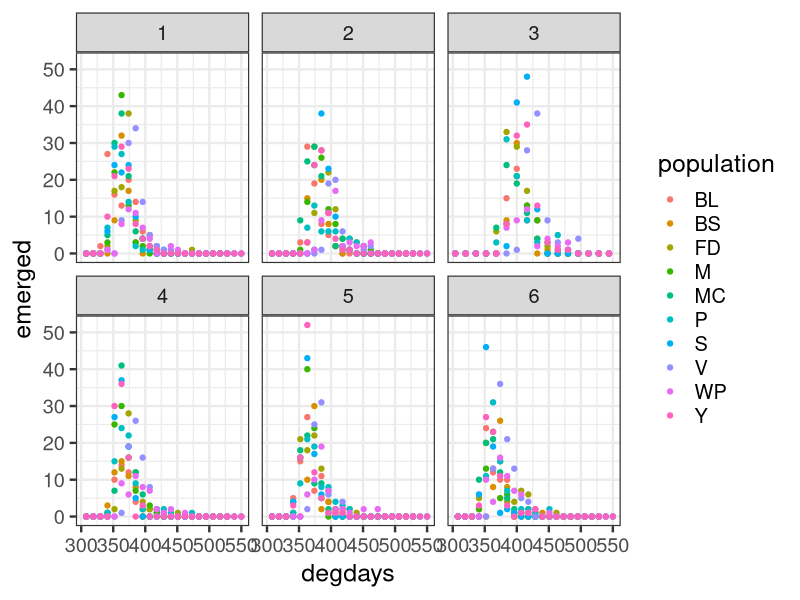
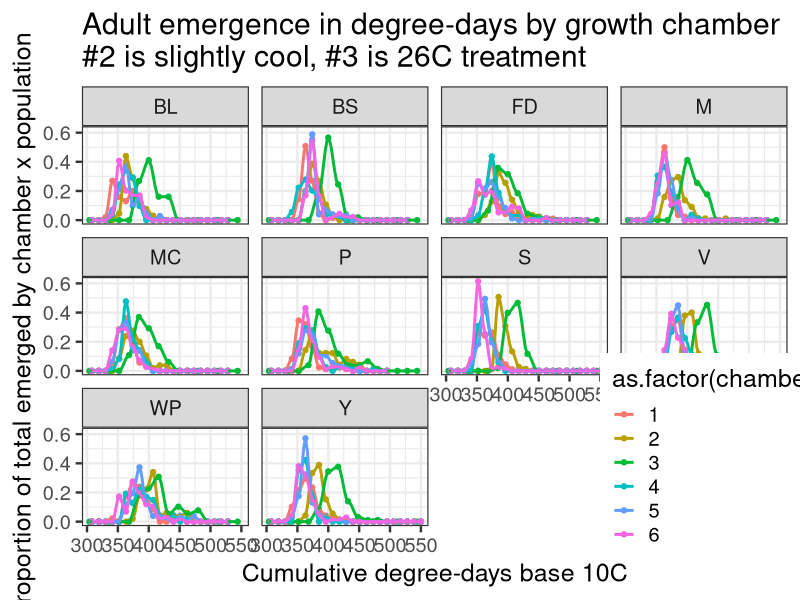
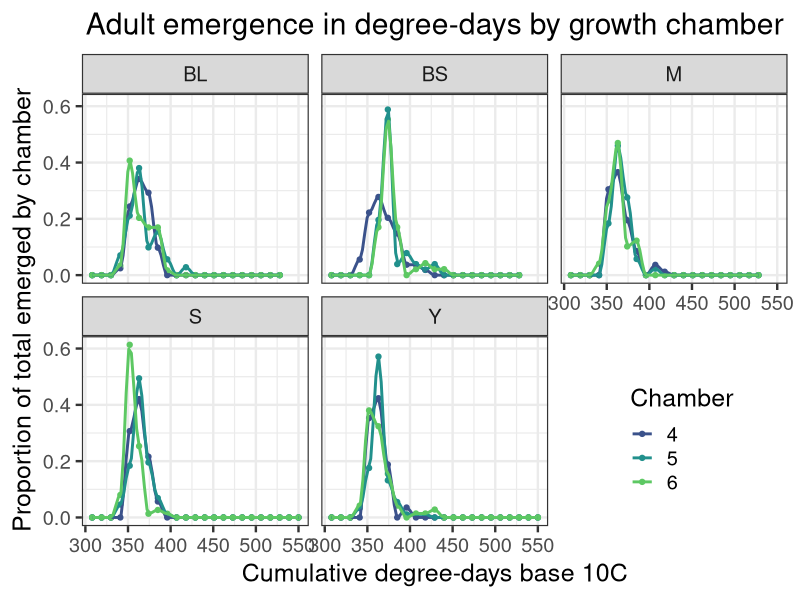
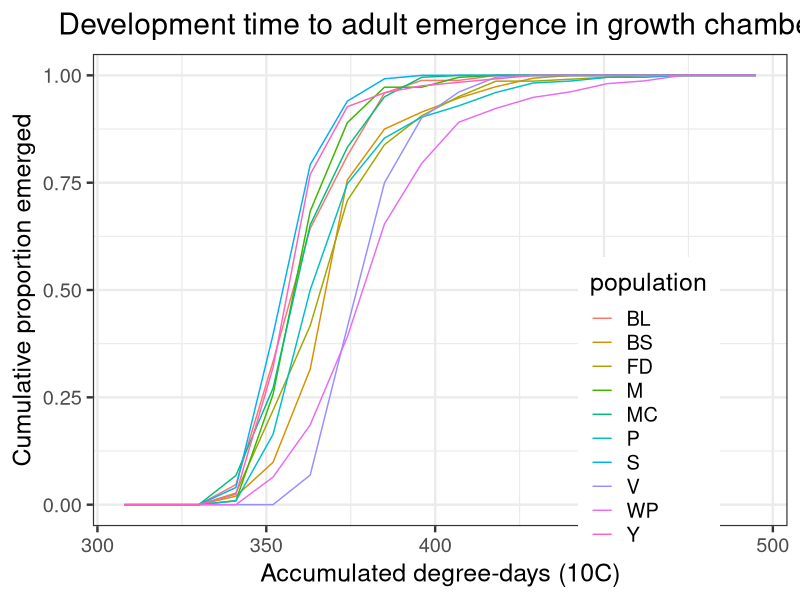

The R script that drew these images, in order:
pkgs <- c("lubridate", "dplyr", "tidyr",
          "stringr", "purrr", "ggplot2", "viridis")
# install.packages(pkgs) # install if needed
inst = lapply(pkgs, library, character.only = TRUE) # load them

theme_set(theme_bw(base_size = 18)) 


dat <- read.csv("data/galerucella_chamber_emergence_2018.csv", header = TRUE)

# reformat data from wide to long
df <- dat %>% 
  gather(date, count, X8.6.2018:X9.6.2018) %>% 
  mutate(date = mdy(gsub(pattern = "X", replacement = "", x = date)),
         ovip_date = dmy(paste0(ovip_date, "-2018"))) %>% 
  rowwise() %>% 
  mutate(degdays = (temperature - 10) * as.numeric(date - ovip_date)) %>% 
  group_by(chamber, temperature, photoperiod, population, degdays) %>% 
  summarise(emerged = sum(count, na.rm = TRUE)) %>% 
  filter(degdays <= 550 & degdays >= 300) %>% 
  group_by(chamber, population) %>% 
  mutate(tot_emerged = sum(emerged),
         prop_emerged = emerged / tot_emerged)


levels(df$population) <- c("Bellingham, WA", "Baskett-Slough, OR", "Ft. Drum, NY", "Montesano, WA",
                           "McArthur, CA", "Palermo, CA", "Sutherlin, OR", "Coeburn, VA", "West Point, NY",
                           "Yakima, WA")

# what's the average degree-day for emergence excluding cool chamber 2?
avgemerg <- df %>% 
  filter(chamber %in% c(1, 4, 5, 6)) %>% 
  group_by(population) %>% 
  summarise(meandd = weighted.mean(degdays, emerged)) %>% 
  arrange(meandd)
avgemerg

cdfemerg <- df %>% 
  filter(chamber %in% c(1, 4, 5, 6)) %>% 
  group_by(population, photoperiod) %>% 
  arrange(population, degdays) %>% 
  mutate(cumemerg = cumsum(emerged),
         cumprop = cumemerg / tot_emerged)


# plot of each chamber's counts by population
plt <- ggplot(df, aes(x = degdays, y = emerged, group = population, color = population)) + 
  geom_point() +
  # geom_smooth(method = "gam") +
  facet_wrap(~chamber)
plt

# better plot, emergence by chamber for each population in a separate facet
plt <- ggplot(df, aes(x = degdays, y = prop_emerged, group = interaction(population, chamber), color = as.factor(chamber))) + 
  geom_point() +
  geom_smooth(span = .15, se = FALSE) +
  facet_wrap(~population) + 
  ggtitle("Adult emergence in degree-days by growth chamber\n#2 is slightly cool, #3 is 26C treatment") +
  xlab("Cumulative degree-days base 10C") +
  ylab("Proportion of total emerged by chamber x population") +
  theme(legend.position = c(0.9, 0.175))
plt


df2 <- df %>% 
  filter(population %in% unique(df$population)[c(1, 2, 4, 7, 10)], chamber >= 4)
plt <- ggplot(df2, aes(x = degdays, y = prop_emerged, group = interaction(population, chamber), color = as.factor(chamber))) + 
  geom_point() +
  scale_color_viridis(name = "Chamber", discrete = TRUE, begin = .25, end = .75) +
  geom_smooth(span = .15, se = FALSE) +
  facet_wrap(~population) + 
  ggtitle("Adult emergence in degree-days by growth chamber") +
  xlab("Cumulative degree-days base 10C") +
  ylab("Proportion of total emerged by chamber") +
  theme(legend.position = c(0.85, 0.2), plot.title = element_text(hjust = 0.5))
plt



df3 <- df %>% 
  filter(chamber >= 4, degdays < 500) %>% 
  group_by(population, degdays) %>% 
  summarise(emerged = sum(emerged)) %>% 
  group_by(population) %>% 
  arrange(degdays) %>% 
  mutate(tot_emerged = sum(emerged),
         cum_emerged = cumsum(emerged),
         cdf = cum_emerged / tot_emerged)
  
  
plt <- ggplot(df3, aes(x = degdays, y = cdf, group = population, color = population)) +
  geom_line() +
  xlab("Accumulated degree-days (10C)") +
  ylab("Cumulative proportion emerged") +
  ggtitle("Development time to adult emergence in growth chamber") +
  theme(legend.position = c(0.8, 0.25), plot.title = element_text(hjust = 0.5))
plt

  
# 
# 
# # any difference in oviposition date?
# df <- dat %>% 
#   gather(date, count, X8.6.2018:X9.6.2018) %>% 
#   mutate(date = mdy(gsub(pattern = "X", replacement = "", x = date)),
#          ovip_date = dmy(paste0(ovip_date, "-2018"))) %>% 
#   rowwise() %>% 
#   mutate(degdays = (temperature - 10) * as.numeric(date - ovip_date)) %>% 
#   filter(chamber %in% c(1, 4, 5, 6)) %>% 
#   # group_by(temperature, photoperiod, population, degdays, ovip_date) %>% 
#   group_by(temperature, photoperiod, population, degdays) %>% 
#   summarise(emerged = sum(count, na.rm = TRUE)) %>% 
#   filter(degdays <= 550 & degdays >= 300) %>% 
#   group_by(population) %>% 
#   # group_by(population, ovip_date) %>% 
#   mutate(tot_emerged = sum(emerged),
#          prop_emerged = emerged / tot_emerged) %>% 
#   group_by(population) %>% 
#   mutate(ovip_day = as.numeric(ovip_date - max(ovip_date)))
# 
# levels(df$population) <- c("Bellingham, WA", "Baskett-Slough, OR", "Ft. Drum, NY", "Montesano, WA",
#                            "McArthur, CA", "Palermo, CA", "Sutherlin, OR", "Coeburn, VA", "West Point, NY",
#                            "Yakima, WA")
# 
# df$ovip_day <- factor(as.character(df$ovip_day), c("-2", "-1", "0"))
# levels(df$ovip_day) <- c("1st", "2nd", "3rd")
# 
# 
# plt <- ggplot(df, aes(x = degdays, y = prop_emerged, group = interaction(population, ovip_day), color = ovip_day)) + 
#   geom_point() +
#   geom_smooth(span = .15, se = FALSE) +
#   facet_wrap(~population) + 
#   ggtitle("Adult emergence in degree-days for chambers 1, 4, 5, & 6\ngrouped by day of oviposition") +
#   xlab("Cumulative degree-days base 10C") +
#   ylab("Proportion of total emerged in chamber") +
#   theme(legend.position = c(0.9, 0.15))
# plt
# 
# df %>% 
#   group_by(population, ovip_day) %>% 
#   summarise(meandd = weighted.mean(degdays, emerged)) %>% 
#   arrange(meandd)
# 
# 
# plt <- ggplot(df, aes(x = degdays, y = prop_emerged)) + 
#   geom_point() +
#   geom_smooth(span = .15, se = FALSE) +
#   facet_wrap(~population) + 
#   ggtitle("Adult emergence in degree-days by population") +
#   xlab("Cumulative degree-days base 10C") +
#   ylab("Proportion of total emerged") +
#   theme(legend.position = c(0.9, 0.15))
# plt
